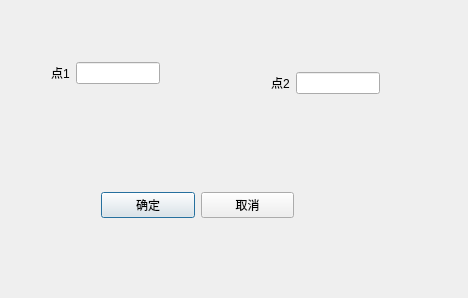
<?xml version="1.0" encoding="UTF-8"?>
<ui version="4.0">
 <class>Select_TestClass</class>
 <widget class="QDialog" name="Select_TestClass">
  <property name="geometry">
   <rect>
    <x>0</x>
    <y>0</y>
    <width>468</width>
    <height>298</height>
   </rect>
  </property>
  <property name="windowTitle">
   <string>Select_Test</string>
  </property>
  <widget class="QWidget" name="widget_3" native="true">
   <property name="geometry">
    <rect>
     <x>40</x>
     <y>50</y>
     <width>131</width>
     <height>46</height>
    </rect>
   </property>
   <layout class="QHBoxLayout" name="horizontalLayout">
    <item>
     <widget class="QLabel" name="label_4">
      <property name="text">
       <string>点1</string>
      </property>
     </widget>
    </item>
    <item>
     <spacer name="horizontalSpacer">
      <property name="orientation">
       <enum>Qt::Horizontal</enum>
      </property>
      <property name="sizeHint" stdset="0">
       <size>
        <width>0</width>
        <height>20</height>
       </size>
      </property>
     </spacer>
    </item>
    <item>
     <widget class="QLineEdit" name="lineEdit_PT1"/>
    </item>
   </layout>
  </widget>
  <widget class="QWidget" name="widget_5" native="true">
   <property name="geometry">
    <rect>
     <x>90</x>
     <y>170</y>
     <width>215</width>
     <height>71</height>
    </rect>
   </property>
   <layout class="QHBoxLayout" name="horizontalLayout_5">
    <item>
     <widget class="QPushButton" name="Btn_ensure22">
      <property name="text">
       <string>确定</string>
      </property>
     </widget>
    </item>
    <item>
     <widget class="QPushButton" name="Btn_cancel22">
      <property name="text">
       <string>取消</string>
      </property>
     </widget>
    </item>
   </layout>
  </widget>
  <widget class="QWidget" name="widget" native="true">
   <property name="geometry">
    <rect>
     <x>260</x>
     <y>60</y>
     <width>131</width>
     <height>46</height>
    </rect>
   </property>
   <layout class="QHBoxLayout" name="horizontalLayout_2">
    <item>
     <widget class="QLabel" name="label_5">
      <property name="text">
       <string>点2</string>
      </property>
     </widget>
    </item>
    <item>
     <spacer name="horizontalSpacer_2">
      <property name="orientation">
       <enum>Qt::Horizontal</enum>
      </property>
      <property name="sizeHint" stdset="0">
       <size>
        <width>4</width>
        <height>20</height>
       </size>
      </property>
     </spacer>
    </item>
    <item>
     <widget class="QLineEdit" name="lineEdit_PT2"/>
    </item>
   </layout>
  </widget>
 </widget>
 <layoutdefault spacing="6" margin="11"/>
 <resources/>
 <connections/>
</ui>
